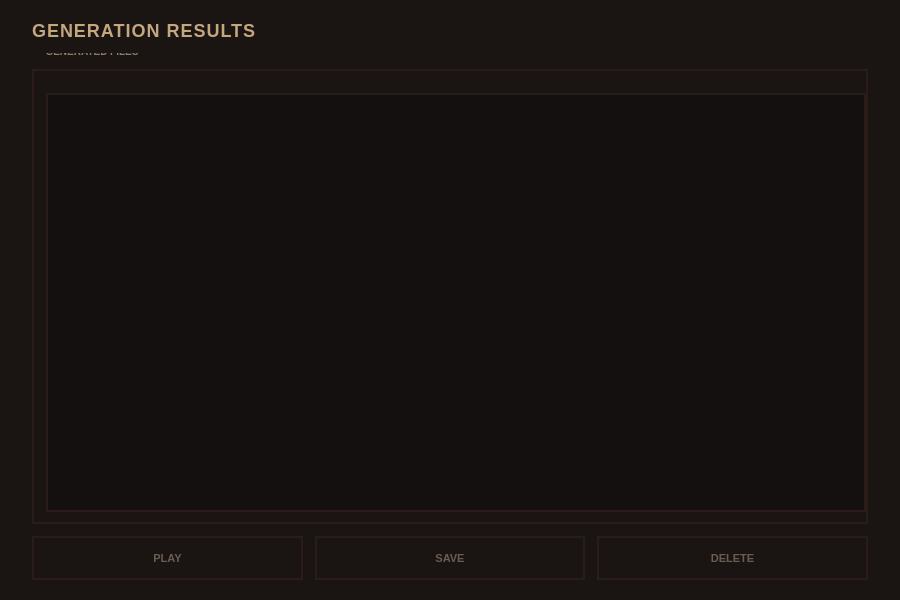
<?xml version="1.0" encoding="UTF-8"?>
<ui version="4.0">
 <class>Result</class>
 <widget class="QWidget" name="Result">
  <property name="geometry">
   <rect>
    <x>0</x>
    <y>0</y>
    <width>900</width>
    <height>600</height>
   </rect>
  </property>
  <property name="windowTitle">
   <string>Result</string>
  </property>
  <property name="styleSheet">
   <string notr="true">QWidget#Result {
    background: #1a1412;
}

QLabel {
    background: transparent;
    font-family: &quot;Press Start 2P&quot;, &quot;Courier New&quot;, monospace;
}

QGroupBox {
    background: transparent;
    border: 2px solid #2a1d19;
    border-radius: 0px;
    margin-top: 16px;
    padding-top: 12px;
    padding-left: 12px;
    font-size: 10px;
    letter-spacing: 0px;
    text-transform: uppercase;
    color: #8d7b68;
    font-weight: bold;
}

QGroupBox::title {
    subcontrol-origin: margin;
    subcontrol-position: top left;
    left: 8px;
    top: -8px;
    padding: 0 4px 0 4px;
    background: #1a1412;
}

QListWidget {
    background: #14100f;
    color: #c4a77d;
    border: 2px solid #2a1d19;
    border-radius: 0px;
    padding: 8px;
    font-size: 11px;
}

QListWidget::item {
    padding: 12px;
    border-bottom: 1px solid #2a1d19;
}

QListWidget::item:selected {
    background: #3d2b25;
    color: #e8d5c4;
}

QListWidget::item:hover {
    background: #2a1d19;
}</string>
  </property>
  <layout class="QVBoxLayout" name="verticalLayout">
   <property name="spacing">
    <number>0</number>
   </property>
   <property name="leftMargin">
    <number>0</number>
   </property>
   <property name="topMargin">
    <number>0</number>
   </property>
   <property name="rightMargin">
    <number>0</number>
   </property>
   <property name="bottomMargin">
    <number>0</number>
   </property>
   <item>
    <widget class="QWidget" name="contentWidget">
     <property name="styleSheet">
      <string notr="true">QWidget#contentWidget {
    background: #1a1412;
}</string>
     </property>
     <layout class="QVBoxLayout" name="contentLayout">
      <property name="spacing">
       <number>12</number>
      </property>
      <property name="leftMargin">
       <number>32</number>
      </property>
      <property name="topMargin">
       <number>20</number>
      </property>
      <property name="rightMargin">
       <number>32</number>
      </property>
      <property name="bottomMargin">
       <number>20</number>
      </property>
      <item>
       <widget class="QLabel" name="titleLabel">
        <property name="text">
         <string>GENERATION RESULTS</string>
        </property>
        <property name="styleSheet">
         <string notr="true">color: #c4a77d;
    font-size: 18px;
    font-weight: bold;
    letter-spacing: 1px;
    background: transparent;</string>
        </property>
       </widget>
      </item>
      <item>
       <widget class="QGroupBox" name="resultsGroup">
        <property name="title">
         <string>GENERATED FILES</string>
        </property>
        <property name="minimumHeight">
         <number>300</number>
        </property>
        <layout class="QVBoxLayout" name="resultsLayout">
         <property name="spacing">
          <number>0</number>
         </property>
         <property name="leftMargin">
          <number>0</number>
         </property>
         <property name="topMargin">
          <number>10</number>
         </property>
         <property name="rightMargin">
          <number>0</number>
         </property>
         <property name="bottomMargin">
          <number>10</number>
         </property>
         <item>
          <widget class="QListWidget" name="resultsList">
           <property name="minimumHeight">
            <number>280</number>
           </property>
           <property name="styleSheet">
            <string notr="true">QListWidget {
    show-decoration-selected: 0;
}</string>
           </property>
          </widget>
         </item>
        </layout>
       </widget>
      </item>
      <item>
       <layout class="QHBoxLayout" name="buttonLayout">
        <property name="spacing">
         <number>12</number>
        </property>
        <item>
         <widget class="QPushButton" name="btnPlay">
          <property name="minimumSize">
           <size>
            <width>0</width>
            <height>44</height>
           </size>
          </property>
          <property name="text">
           <string>PLAY</string>
          </property>
          <property name="enabled">
           <bool>false</bool>
          </property>
          <property name="styleSheet">
           <string notr="true">QPushButton {
    background: #1a1412;
    color: #c4a77d;
    border: 2px solid #3d2b25;
    border-radius: 0px;
    font-size: 11px;
    font-weight: bold;
    letter-spacing: 0px;
    padding: 6px 12px;
    text-align: center;
}

QPushButton:hover {
    background: #3d2b25;
    color: #e8d5c4;
    border-color: #c4a77d;
}

QPushButton:pressed {
    background: #c4a77d;
    color: #1a1412;
    border-color: #c4a77d;
}

QPushButton:disabled {
    color: #6b5c52;
    border-color: #2a1d19;
}</string>
          </property>
         </widget>
        </item>
        <item>
         <widget class="QPushButton" name="btnSave">
          <property name="minimumSize">
           <size>
            <width>0</width>
            <height>44</height>
           </size>
          </property>
          <property name="text">
           <string>SAVE</string>
          </property>
          <property name="enabled">
           <bool>false</bool>
          </property>
          <property name="styleSheet">
           <string notr="true">QPushButton {
    background: #1a1412;
    color: #c4a77d;
    border: 2px solid #3d2b25;
    border-radius: 0px;
    font-size: 11px;
    font-weight: bold;
    letter-spacing: 0px;
    padding: 6px 12px;
    text-align: center;
}

QPushButton:hover {
    background: #3d2b25;
    color: #e8d5c4;
    border-color: #c4a77d;
}

QPushButton:pressed {
    background: #c4a77d;
    color: #1a1412;
    border-color: #c4a77d;
}

QPushButton:disabled {
    color: #6b5c52;
    border-color: #2a1d19;
}</string>
          </property>
         </widget>
        </item>
        <item>
         <widget class="QPushButton" name="btnDelete">
          <property name="minimumSize">
           <size>
            <width>0</width>
            <height>44</height>
           </size>
          </property>
          <property name="text">
           <string>DELETE</string>
          </property>
          <property name="enabled">
           <bool>false</bool>
          </property>
          <property name="styleSheet">
           <string notr="true">QPushButton {
    background: #1a1412;
    color: #c4a77d;
    border: 2px solid #3d2b25;
    border-radius: 0px;
    font-size: 11px;
    font-weight: bold;
    letter-spacing: 0px;
    padding: 6px 12px;
    text-align: center;
}

QPushButton:hover {
    background: #3d2b25;
    color: #e8d5c4;
    border-color: #c4a77d;
}

QPushButton:pressed {
    background: #c4a77d;
    color: #1a1412;
    border-color: #c4a77d;
}

QPushButton:disabled {
    color: #6b5c52;
    border-color: #2a1d19;
}</string>
          </property>
         </widget>
        </item>
       </layout>
      </item>
     </layout>
    </widget>
   </item>
  </layout>
 </widget>
 <resources/>
 <connections/>
</ui>
